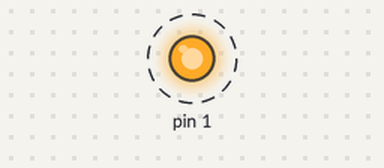
Simulated run of this sketch. Board: Arduino Uno, built with avr-gcc and run on an emulated ATmega328P. Shown: output pins drawn as LEDs (lit = HIGH). Dashed ring = blinking.

Above: at 0.5 s.
Timing chart, 0 to 4.6 s (numbered marks = the images above):
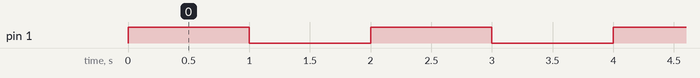

Measured:
- by itself, pin 1: alternates HIGH for 1.0 s and LOW for 1.0 s

The sketch:

led.ino
```cpp
// C++ code
//
void setup()
{
  pinMode(1, OUTPUT);
}

void loop()
{
  digitalWrite(1, HIGH);
  delay(1000); // Wait for 1000 millisecond(s)
  digitalWrite(1, LOW);
  delay(1000); // Wait for 1000 millisecond(s)
}
```
